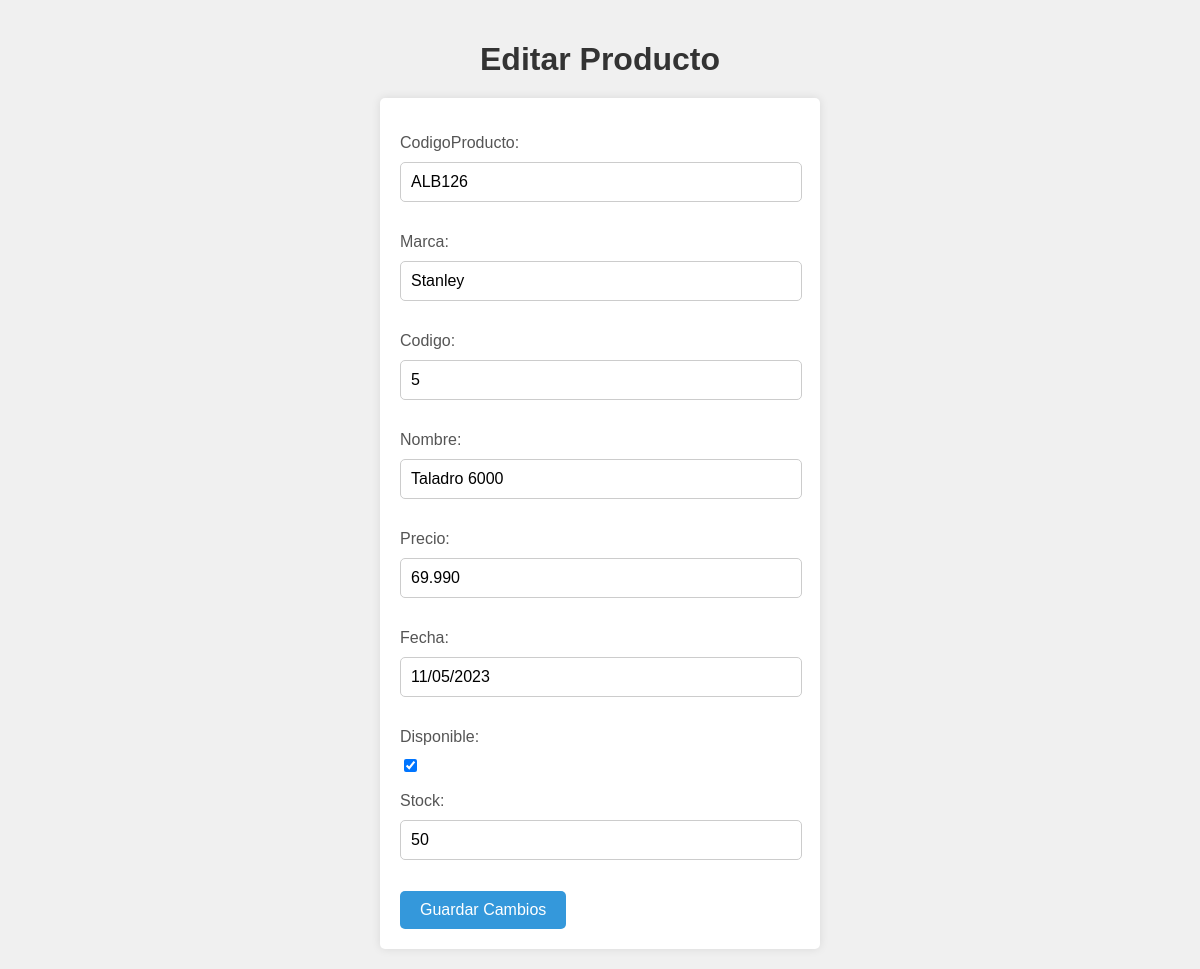
The app's page /editar_producto/4/ with its own data.
### api/models.py (models this page shows)
class Producto (models.Model):
    codigoProducto = models.CharField(max_length=100)
    marca = models.CharField(max_length=20)
    codigo = models.CharField(max_length=10)
    nombre = models.CharField(max_length=100)
    precio = models.CharField(max_length=10)
    fecha = models.CharField(max_length=10)
    disponible = models.BooleanField(default=False)
    stock = models.IntegerField(default=0)

### api/views.py (the view)
# urls.py: path('editar_producto/<int:pk>/', views.editar_producto, name='editar_producto'),
def editar_producto(request, pk):
    producto = get_object_or_404(Producto, pk=pk)
    if request.method == 'POST':
        form = ProductoForm(request.POST, instance=producto)
        if form.is_valid():
            form.save()
            return redirect('listar_productos')
    else:
        form = ProductoForm(instance=producto)
    return render(request, 'editar_producto.html', {'form': form})

### api/forms.py
class ProductoForm(forms.ModelForm):
    class Meta:
        model = Producto
        fields = '__all__'

### api/templates/editar_producto.html (shortened to what this page needs)
<!DOCTYPE html>
<html lang="en">
<head>
</head>
<body>
    <h1>Editar Producto</h1>
    <form method="post">
        {{ form.as_p }}
        <button type="submit">Guardar Cambios</button>
    </form>
</body>
</html>

### api/templates/editar_producto.html (style rules this page uses)
body { font-family: Arial, sans-serif; background-color: #f0f0f0; padding: 20px; margin: 0; display: flex; flex-direction: column; align-items: center; }
h1 { color: #333; margin-bottom: 20px; }
form { width: 100%; max-width: 400px; background-color: #fff; padding: 20px; border-radius: 5px; box-shadow: 0 0 10px rgba(0,0,0,0.1); }
form label { display: block; margin-bottom: 10px; color: #555; }
form input[type="text"], form input[type="number"] { width: calc(100% - 20px); padding: 10px; margin-bottom: 15px; border: 1px solid #ccc; border-radius: 5px; font-size: 16px; }
form button[type="submit"] { padding: 10px 20px; background-color: #3498db; color: white; border: none; border-radius: 5px; cursor: pointer; font-size: 16px; transition: background-color 0.3s ease; }

### records on screen
Producto: codigoProducto "ALB126", marca "Stanley", codigo "5", nombre "Taladro 6000", precio "69.990", fecha "11/05/2023", disponible "☑", stock "50"
